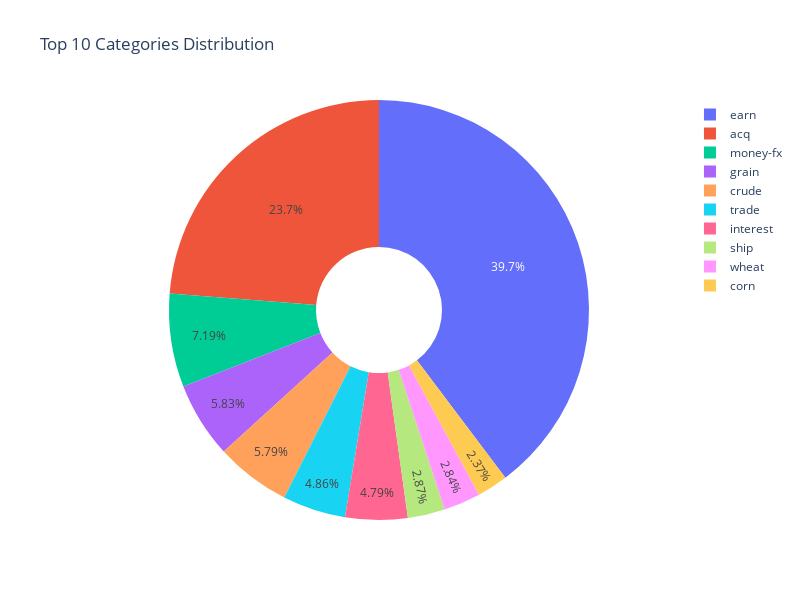

Notebook code for this chart:
### Code cell
top_10_categories = category_counts.head(10)

fig = go.Figure(data=[go.Pie(
    labels=top_10_categories.index, 
    values=top_10_categories.values,
    hole=.3
)])

fig.update_layout(
    title='Top 10 Categories Distribution',
    height=600,
    width=800
)

fig.show()

### Figure 1 — Plotly figure (JSON) as saved in the notebook; plotly's stock layout.template omitted (floating-point values rounded to 4 significant figures)
{"data": [{"hole": 0.3, "labels": ["earn", "acq", "money-fx", "grain", "crude", "trade", "interest", "ship", "wheat", "corn"], "type": "pie", "values": [3964, 2369, 717, 582, 578, 485, 478, 286, 283, 237]}], "layout": {"height": 600, "title": {"text": "Top 10 Categories Distribution"}, "width": 800}}
